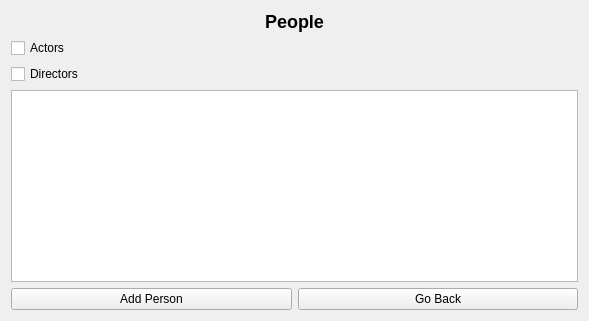
<?xml version="1.0" encoding="UTF-8"?>
<ui version="4.0">
 <class>PeopleListViewWidget</class>
 <widget class="QWidget" name="PeopleListViewWidget">
  <property name="geometry">
   <rect>
    <x>0</x>
    <y>0</y>
    <width>589</width>
    <height>321</height>
   </rect>
  </property>
  <property name="windowTitle">
   <string>People List</string>
  </property>
  <layout class="QVBoxLayout" name="verticalLayout">
   <item>
    <widget class="QLabel" name="labelTitle">
     <property name="styleSheet">
      <string notr="true">font-weight: bold; font-size: 18px;</string>
     </property>
     <property name="text">
      <string>People</string>
     </property>
     <property name="alignment">
      <set>Qt::AlignmentFlag::AlignCenter</set>
     </property>
    </widget>
   </item>
   <item>
    <widget class="QCheckBox" name="actorsCheckBox">
     <property name="text">
      <string>Actors</string>
     </property>
    </widget>
   </item>
   <item>
    <widget class="QCheckBox" name="directorsCheckBox">
     <property name="text">
      <string>Directors</string>
     </property>
    </widget>
   </item>
   <item>
    <widget class="QListWidget" name="peopleListWidget"/>
   </item>
   <item>
    <layout class="QHBoxLayout" name="buttonLayout">
     <item>
      <widget class="QPushButton" name="addPersonButton">
       <property name="text">
        <string>Add Person</string>
       </property>
      </widget>
     </item>
     <item>
      <widget class="QPushButton" name="goBackButton">
       <property name="text">
        <string>Go Back</string>
       </property>
      </widget>
     </item>
    </layout>
   </item>
  </layout>
 </widget>
 <resources/>
 <connections/>
</ui>
